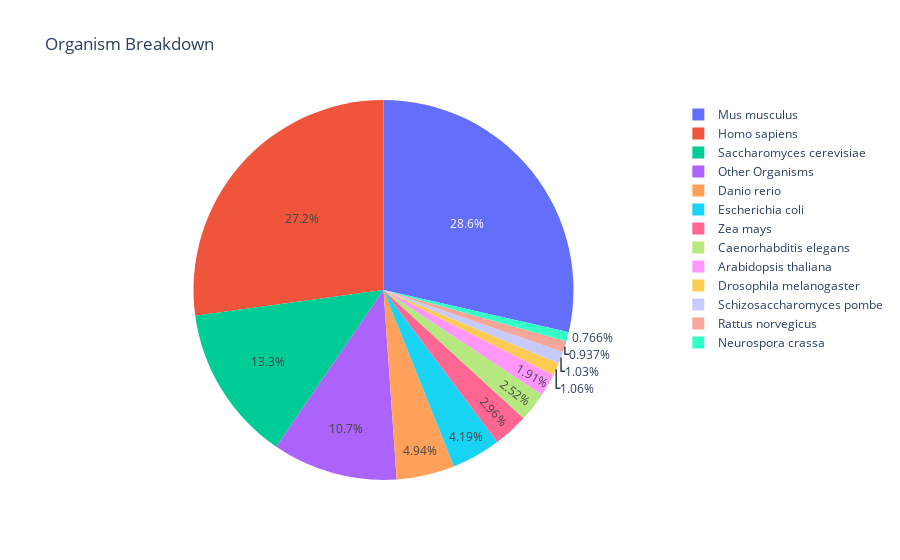

Notebook cell for this chart:
### Code cell
def plot_organism_metadata_pie(df):
    df_organism_counts = df.groupby('ScientificName').size().reset_index(name='counts')
    df_organism_counts.sort_values('counts', ascending=False, inplace=True)
    accepted_organisms = df_organism_counts['ScientificName'].head(12).tolist()
    df_organism_counts['ScientificName_Other'] = df_organism_counts['ScientificName'].apply(lambda x: x if x in accepted_organisms else 'Other Organisms')
    fig = px.pie(df_organism_counts, names='ScientificName_Other', values='counts', title='Organism Breakdown')
    fig.show()

plot_organism_metadata_pie(df)

### Figure 1 — Plotly figure (JSON) as saved in the notebook; plotly's stock layout.template omitted (floating-point values rounded to 4 significant figures)
{"data": [{"domain": {"x": [0, 1], "y": [0, 1]}, "hovertemplate": "ScientificName_Other=%{label}<br>counts=%{value}<extra></extra>", "labels": ["Mus musculus", "Homo sapiens", "Saccharomyces cerevisiae", "Danio rerio", "Escherichia coli", "Zea mays", "Caenorhabditis elegans", "Arabidopsis thaliana", "Drosophila melanogaster", "Schizosaccharomyces pombe", "Rattus norvegicus", "Neurospora crassa", "Other Organisms", "Other Organisms", "Other Organisms", "Other Organisms", "Other Organisms", "Other Organisms", "Other Organisms", "Other Organisms", "Other Organisms", "Other Organisms", "Other Organisms", "Other Organisms", "Other Organisms", "Other Organisms", "Other Organisms", "Other Organisms", "Other Organisms", "Other Organisms", "Other Organisms", "Other Organisms", "Other Organisms", "Other Organisms", "Other Organisms", "Other Organisms", "Other Organisms", "Other Organisms", "Other Organisms", "Other Organisms", "Other Organisms", "Other Organisms", "Other Organisms", "Other Organisms", "Other Organisms", "Other Organisms", "Other Organisms", "Other Organisms", "Other Organisms", "Other Organisms", "Other Organisms", "Other Organisms", "Other Organisms", "Other Organisms", "Other Organisms", "Other Organisms", "Other Organisms", "Other Organisms", "Other Organisms", "Other Organisms", "Other Organisms", "Other Organisms", "Other Organisms", "Other Organisms", "Other Organisms", "Other Organisms", "Other Organisms", "Other Organisms", "Other Organisms", "Other Organisms", "Other Organisms", "Other Organisms", "Other Organisms", "Other Organisms", "Other Organisms", "Other Organisms", "Other Organisms", "Other Organisms", "Other Organisms", "Other Organisms", "Other Organisms", "Other Organisms", "Other Organisms", "Other Organisms", "Other Organisms", "Other Organisms", "Other Organisms", "Other Organisms", "Other Organisms", "Other Organisms", "Other Organisms", "Other Organisms", "Other Organisms", "Other Organisms", "Other Organisms", "Other Organisms", "Other Organisms", "Other Organisms", "Other Organisms", "Other Organisms", "Other Organisms", "Other Organisms", "Other Organisms", "Other Organisms", "Other Organisms", "Other Organisms", "Other Organisms"], "legendgroup": "", "name": "", "showlegend": true, "type": "pie", "values": [3509, 3335, 1632, 606, 515, 364, 309, 235, 130, 127, 115, 94, 94, 74, 72, 68, 56, 53, 51, 40, 36, 35, 35, 32, 29, 28, 26, 22, 20, 18, 17, 16, 16, 16, 16, 16, 14, 14, 12, 12, 12, 12, 12, 11, 10, 10, 10, 10, 10, 9, 9, 9, 9, 8, 8, 8, 8, 8, 8, 7, 6, 6, 6, 6, 6, 6, 6, 6, 6, 6, 6, 5, 5, 5, 5, 5, 4, 4, 4, 4, 4, 4, 4, 4, 4, 4, 4, 4, 4, 4, 3, 3, 3, 2, 2, 2, 2, 2, 2, 2, 2, 2, 2, 2, 2, 1, 1]}], "layout": {"legend": {"tracegroupgap": 0}, "title": {"text": "Organism Breakdown"}}}
